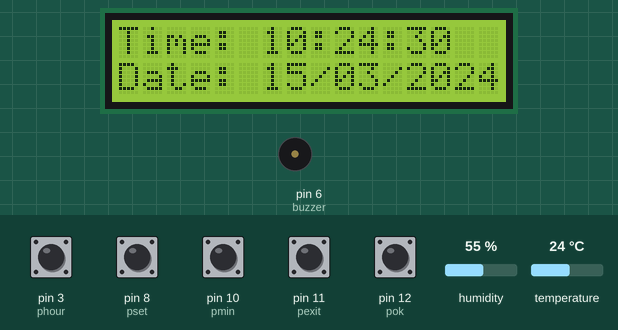
A sketch run on a simulated Arduino Uno, built with avr-gcc and run on an emulated ATmega328P. Parts: 16×2 character LCD, buzzer (waves = sounding, pin HIGH). Inputs (shaded band) come from the test bench; at power-on: pin 3 (phour), pin 8 (pset), pin 10 (pmin), pin 11 (pexit), pin 12 (pok) HIGH, humidity 55 %, temperature 24 °C. The local clock reads 2024-03-15 10:24:30 at power-on unless the sketch sets it; what the sketch prints to the serial monitor is not drawn.

Above: at 0.1 s.
1.3 s: pin 3 (phour) pulled LOW for 0.15 s
At 2.8 s:
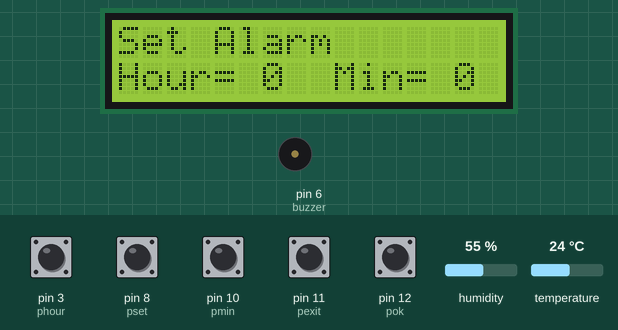
15.4 s: pin 11 (pexit) pulled LOW for 0.15 s
At 20.2 s:
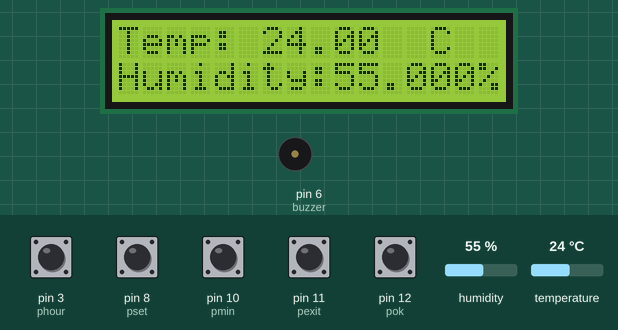
28.0 s: pin 10 (pmin) pulled LOW for 0.15 s
At 28.22 s:
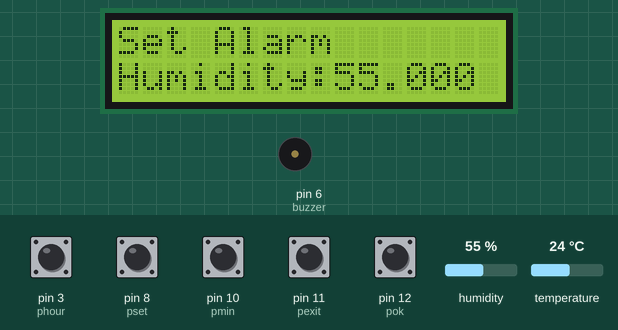
29.9 s: pin 12 (pok) pulled LOW for 0.15 s
At 30.6 s:
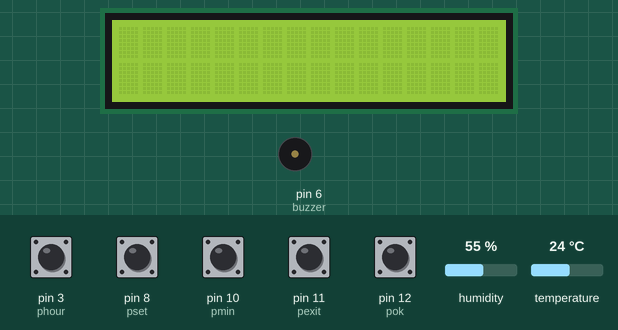
32.6 s: pin 8 (pset) pulled LOW for 0.15 s
At 34.6 s:
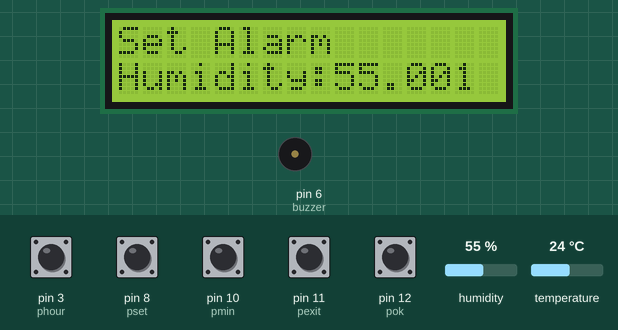
46.7 s: pin 3 (phour) pulled LOW for 1 s
At 47.74 s:
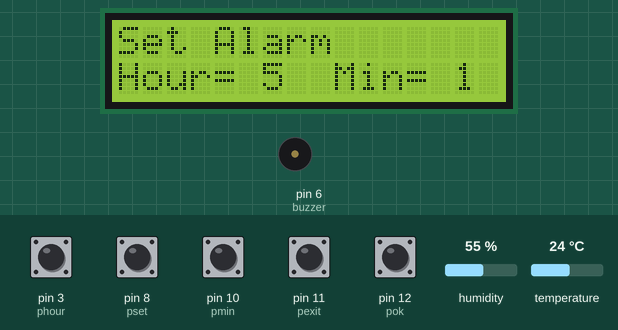
Timing chart, 0 to 49.7 s (numbered marks = the images above; inputs shaded):
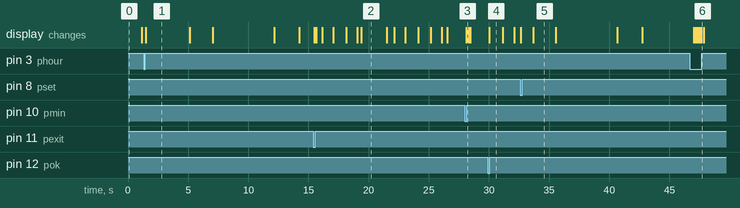

Measured:
- after the input at 1.3 s, the display: changes after 0.16 s (image 1)
- after the input at 15.4 s, the display: first changes after 0.10 s (image 2 shows a later state)
- after the input at 28.0 s, the display: changes after 0.13 s (image 3)
- after the input at 29.9 s, the display: changes after 0.13 s (image 4)
- after the input at 32.6 s, the display: first changes after 0.06 s (image 5 shows a later state)
- what the display in image 1 shows lasts 3.6 s, from 1.5 s to 5.1 s
- what the display in image 2 shows lasts 2.1 s, from 19.4 s to 21.5 s

The sketch:

Final.ino
```cpp
#include <Wire.h>
#include <LiquidCrystal_I2C.h>
#include <RTClib.h>
#include <DHT.h> // Include the DHT library

#define DHTPIN 2     // Digital pin connected to the DHT sensor
#define DHTTYPE DHT11   // DHT 11
//SDA A4
//SCL A5
DHT dht(DHTPIN, DHTTYPE);

LiquidCrystal_I2C lcd(0x27, 16, 2);
RTC_DS3231 rtc;

int pset = 8;
int phour = 3;
int pmin = 10;
int pok = 12; // New button for confirming alarm setting
int pexit = 11;
int buzzer = 6; // Define the buzzer pin
int h = 0;
int m = 0;
bool activate = false;
DateTime now;

// Debouncing parameters
const unsigned long debounceDelay = 50; // milliseconds
unsigned long lastDebounceTimeSet = 0;
unsigned long lastDebounceTimeHour = 0;
unsigned long lastDebounceTimeMin = 0;
unsigned long lastDebounceTimeOK = 0; // Debounce time for OK button
unsigned long lastDebounceTimeExit = 0;

// Timing variables for temperature and humidity display
unsigned long previousMillis = 0;
const long interval = 5000; // Interval for displaying temperature and humidity readings (in milliseconds)

void setup() {
  Serial.begin(9600);
  pinMode(pset, INPUT_PULLUP); // Using internal pull-up resistors
  pinMode(phour, INPUT_PULLUP);
  pinMode(pmin, INPUT_PULLUP);
  pinMode(pok, INPUT_PULLUP); // Set OK button as input with pull-up resistor
  pinMode(pexit, INPUT_PULLUP);
  pinMode(buzzer, OUTPUT); // Set buzzer pin as output
  digitalWrite(buzzer, LOW); // Ensure buzzer is initially off
  rtc.begin();
  lcd.init();
  lcd.backlight();
  dht.begin(); // Initialize DHT sensor
  Serial.println("Setup complete.");
}

// Debouncing function
bool debounce(int pin, unsigned long &lastDebounceTime) {
  bool reading = digitalRead(pin);
  if (reading != LOW) {
    lastDebounceTime = millis();
    return false;
  }
  if ((millis() - lastDebounceTime) > debounceDelay) {
    return true;
  }
  return false;
}

void loop() {
  now = rtc.now();
  unsigned long currentMillis = millis();

  // Display current time and date for 5 seconds
  if (currentMillis - previousMillis <= 5000) {
    lcd.setCursor(0, 0);
    lcd.print("Time: ");
    if (now.hour() < 10) {
      lcd.print("0");
    }
    lcd.print(now.hour());
    lcd.print(":");
    if (now.minute() < 10) {
      lcd.print("0");
    }
    lcd.print(now.minute());
    lcd.print(":");
    if (now.second() < 10) {
      lcd.print("0");
    }
    lcd.print(now.second());

    lcd.setCursor(0, 1);
    lcd.print("Date: ");
    if (now.day() < 10) {
      lcd.print("0");
    }
    lcd.print(now.day());
    lcd.print("/");
    if (now.month() < 10) {
      lcd.print("0");
    }
    lcd.print(now.month());
    lcd.print("/");
    lcd.print(now.year());
  } else if (currentMillis - previousMillis <= 7000) { // Display temperature and humidity for 2 seconds
    lcd.setCursor(0, 0);
    lcd.print("Temp: ");
    lcd.print(dht.readTemperature());
    lcd.print("  C");

    lcd.setCursor(0, 1);
    lcd.print("Humidity: ");
    lcd.print(dht.readHumidity());
    lcd.print("%");
  } else { // Reset the timer after displaying both sets of data
    previousMillis = currentMillis;
  }

  // Check if any button is pressed to enter alarm setting mode
  if (!activate && (debounce(pset, lastDebounceTimeSet) || debounce(phour, lastDebounceTimeHour) || debounce(pmin, lastDebounceTimeMin))) {
    activate = true;
    lcd.clear(); // Clear the display
    lcd.setCursor(0, 0);
    lcd.print("Set Alarm");
    lcd.setCursor(0, 1);
    lcd.print("Hour= ");
    lcd.print(h);
    lcd.setCursor(9, 1);
    lcd.print("Min= ");
    lcd.print(m);
    Serial.println("Alarm setting mode activated.");
  }

  if (activate) {
    // Alarm setting interface
    lcd.clear(); // Clear the display
    lcd.setCursor(0, 0);
    lcd.print("Set Alarm");
    lcd.setCursor(0, 1);
    lcd.print("Hour= ");
    lcd.print(h);
    lcd.setCursor(9, 1);
    lcd.print("Min= ");
    lcd.print(m);

    // Adjust hour and minute settings
    if (debounce(phour, lastDebounceTimeHour)) {
      h = (h + 1) % 24;
      Serial.print("Hour set to: ");
      Serial.println(h);
    }

    if (debounce(pmin, lastDebounceTimeMin)) {
      m = (m + 1) % 60;
      Serial.print("Minute set to: ");
      Serial.println(m);
    }

    // Confirm alarm setting and exit setting mode
    if (debounce(pok, lastDebounceTimeOK)) { // Check if OK button is pressed
      activate = false;
      lcd.clear(); // Clear the display
      Serial.println("Alarm set."); // Indicate that the alarm is set
      delay(1000); // Just for a brief pause to see the message
    }

    // Exit alarm setting mode
    if (debounce(pexit, lastDebounceTimeExit)) {
      activate = false;
      lcd.clear(); // Clear the display
      Serial.println("Exiting alarm setting mode.");
    }
  }

  // Display temperature and humidity every 5 seconds
  if (currentMillis - previousMillis >= 5000 && currentMillis - previousMillis <= 7000) {
    // Clear LCD
    lcd.setCursor(0, 3);
    lcd.print("             "); // Clear previous temperature and humidity readings

    // Read temperature and humidity
    float temperature = dht.readTemperature();
    float humidity = dht.readHumidity();

    // Check if any reads failed and exit early (to try again).
    if (isnan(temperature) || isnan(humidity)) {
      lcd.setCursor(0, 3);
      lcd.print("Failed to read");
      Serial.println("Failed to read from DHT sensor");
      delay(2000);
      return;
    }

    // Display temperature and humidity
    lcd.setCursor(0, 3);
    lcd.print("Temp: ");
    lcd.print(temperature);
    lcd.print("C");

    lcd.setCursor(0, 4);
    lcd.print("Humidity:");
    lcd.print(humidity);
    //lcd.print("%");

    // Display data in Serial Monitor
    Serial.print("Temperature: ");
    Serial.print(temperature);
    Serial.print("C, Humidity: ");
    Serial.print(humidity);
    Serial.println("%");
  }

  // Check if it's time for the alarm
  if (!activate && now.hour() == h && now.minute() == m) {
    tone(buzzer, 400, 300); // Activate the buzzer
    Serial.println("Alarm triggered.");
    lcd.setCursor(0, 5);
    lcd.println("Alarm triggered."); // Print to serial monitor
    delay(1000); // Wait for 1 second to prevent repeated triggering
  }

  delay(100); // Adjust delay as needed
}
```
